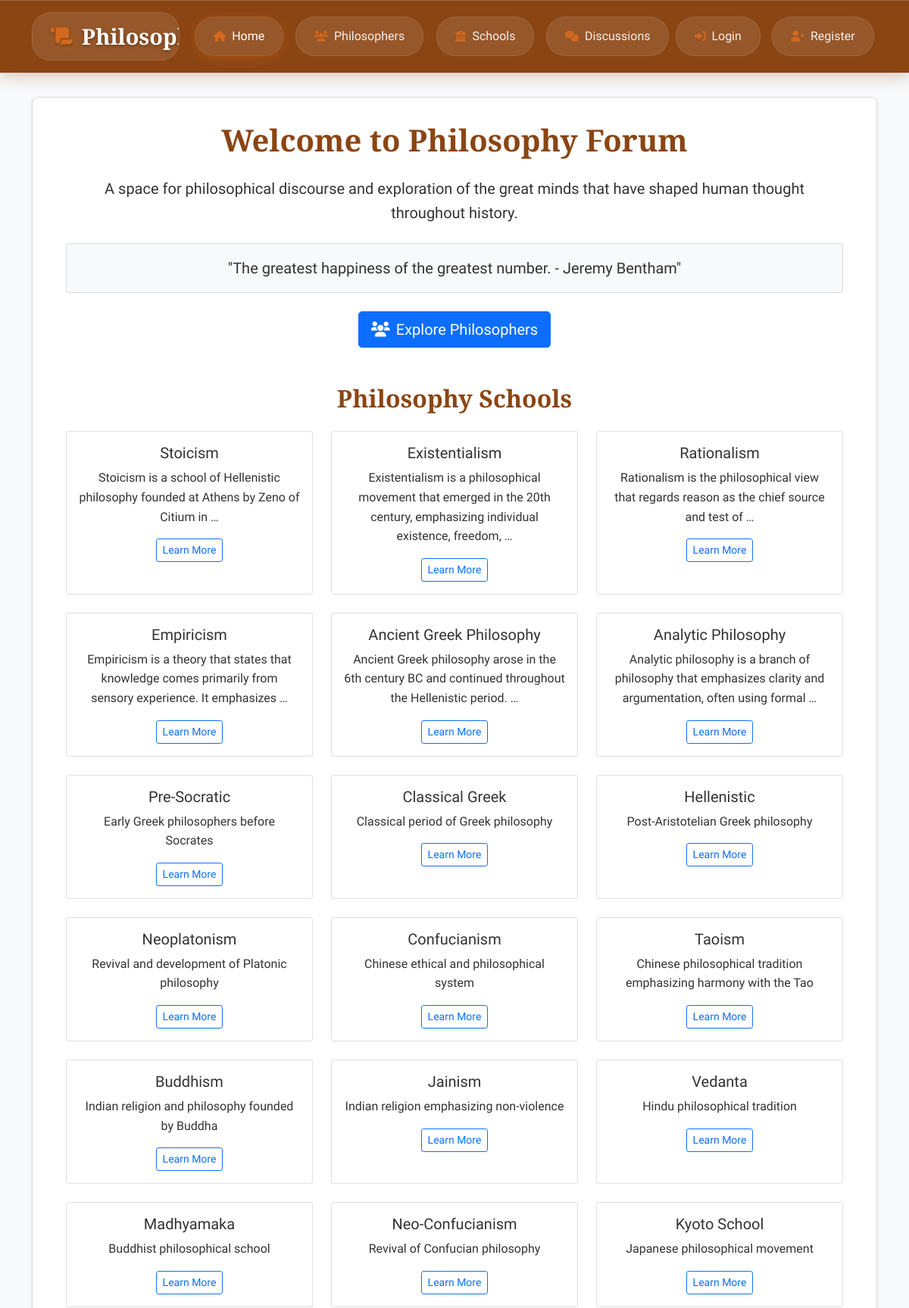
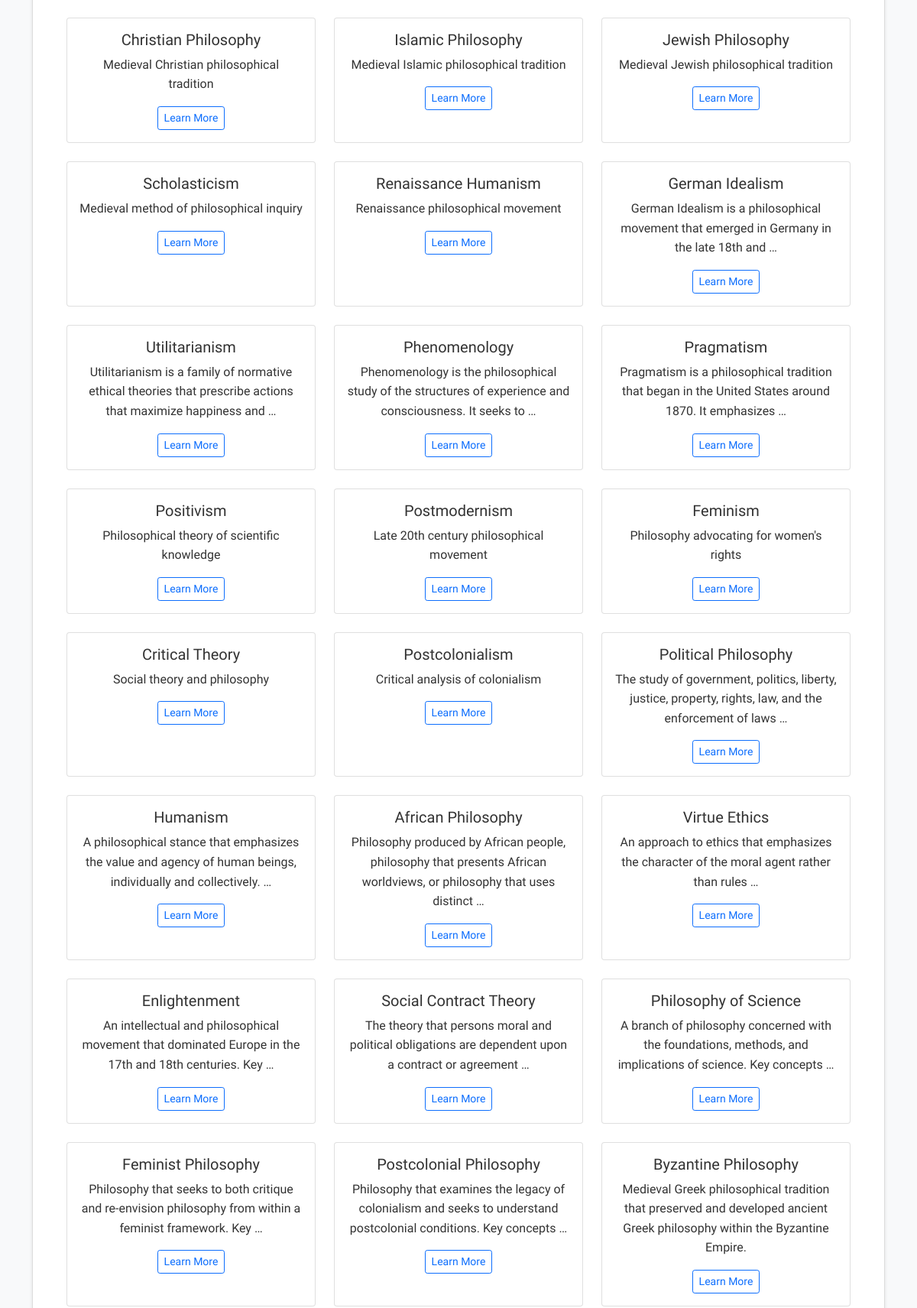
The page / (upper part) on the database its author committed (2 pictures, top to bottom).
### philosophers/models.py (models this page shows, shortened)
class PhilosophySchool(models.Model):
    name = models.CharField(max_length=100)
    description = models.TextField(blank=True)
    class Meta:
        verbose_name = "Philosophy School"
        verbose_name_plural = "Philosophy Schools"

### philosophers/views.py (the view)
# urls.py: path('', views.discussions_home, name='home'),
def home(request):
    quotes = [
        "The unexamined life is not worth living. - Socrates",
        "I think therefore I am. - René Descartes",
        "The life of man is solitary, poor, nasty, brutish, and short. - Thomas Hobbes",
        "Man is condemned to be free. - Jean-Paul Sartre",
        "God is dead. - Friedrich Nietzsche",
        "The greatest happiness of the greatest number. - Jeremy Bentham",
        "It is undesirable to be restrained by a constitution. - Diogenes",
        "The mind is furnished with ideas by experience alone. - John Locke",
        "To be is to be perceived. - George Berkeley",
        "Hell is other people. - Jean-Paul Sartre"
    ]
    schools = PhilosophySchool.objects.all()
    philosophers = Philosopher.objects.all()[:6]  # Limit to 6 for homepage
    context = {
        'quote': random.choice(quotes),
        'schools': schools,
        'philosophers': philosophers,
    }
    return render(request, 'philosophers/home.html', context)

### philosophers/models.py (called while the page is built)
    @property
    def lifespan(self):
        if self.birth_year and self.death_year:
            return f"{self.birth_year}-{self.death_year}"
        elif self.birth_year:
            return f"{self.birth_year}-present"
        else:
            return "Unknown"

### templates/philosophers/home.html (shortened to what this page needs)
{% extends 'base.html' %}
{% block content %}
<div class="container">
    <div class="text-center mb-5">
        <h1 class="vintage-header mb-4">Welcome to Philosophy Forum</h1>
        <p class="lead mb-4">
            A space for philosophical discourse and exploration of the great minds
            that have shaped human thought throughout history.
        </p>
        {% if quote %}
        <div class="card bg-light mb-4">
            <div class="card-body">
                <blockquote class="blockquote mb-0 text-center">
                    <p>"{{ quote }}"</p>
                </blockquote>
            </div>
        </div>
        {% endif %}
        <a href="{% url 'philosophers:philosopher_list' %}" class="btn btn-primary btn-lg">
            <i class="fas fa-users me-2"></i>Explore Philosophers
        </a>
    </div>
    <div class="mb-5">
        <h2 class="vintage-header text-center mb-4">Philosophy Schools</h2>
        <div class="row">
            {% for school in schools %}
            <div class="col-md-6 col-lg-4 mb-4">
                <div class="card h-100">
                    <div class="card-body text-center">
                        <h5 class="card-title">{{ school.name }}</h5>
                        <p class="card-text">{{ school.description|truncatewords:15 }}</p>
                        <a href="{% url 'philosophers:school_detail' school.pk %}" class="btn btn-outline-primary btn-sm">
                            Learn More
                        </a>
                    </div>
                </div>
            </div>
            {% endfor %}
        </div>
    </div>
</div>
{% endblock %}

### templates/base.html (shortened to what this page needs)
<!DOCTYPE html>
<html lang="en">
<head>
    <link href="https://cdn.jsdelivr.net/npm/bootstrap@5.1.3/dist/css/bootstrap.min.css" rel="stylesheet">
    <link href="https://cdnjs.cloudflare.com/ajax/libs/font-awesome/6.0.0/css/all.min.css" rel="stylesheet">
    {% load static %}
    <link rel="stylesheet" type="text/css" href="{% static 'css/style.css' %}">
    <link rel="stylesheet" type="text/css" href="{% static 'css/philosopher-images.css' %}">
    <link rel="stylesheet" type="text/css" href="{% static 'css/beautiful_footer.css' %}">
    <link rel="stylesheet" type="text/css" href="{% static 'css/beautiful_navbar.css' %}">
    <link rel="stylesheet" type="text/css" href="{% static 'css/performance_optimized.css' %}">
</head>
<body id="top">
    <nav class="navbar navbar-expand-lg">
        <div class="container">
            <a class="navbar-brand" href="{% url 'philosophers:home' %}">
                <i class="fas fa-scroll"></i>Philosophy Chat
            </a>
            <div class="collapse navbar-collapse" id="navbarNav">
                <ul class="navbar-nav me-auto">
                    <li class="nav-item">
                        <a class="nav-link" href="{% url 'philosophers:home' %}">
                            <i class="fas fa-home"></i>Home
                        </a>
                    </li>
                    <li class="nav-item">
                        <a class="nav-link" href="{% url 'philosophers:philosopher_list' %}">
                            <i class="fas fa-users"></i>Philosophers
                        </a>
                    </li>
                    <li class="nav-item">
                        <a class="nav-link" href="{% url 'philosophers:school_list' %}">
                            <i class="fas fa-university"></i>Schools
                        </a>
                    </li>
                    <li class="nav-item">
                        <a class="nav-link" href="{% url 'discussions:home' %}">
                            <i class="fas fa-comments"></i>Discussions
                        </a>
                    </li>
                </ul>
                <ul class="navbar-nav">
                    {% if user.is_authenticated %}
                    <li class="nav-item">
                        <a class="nav-link" href="{% url 'philosophers:profile' %}">
                            <i class="fas fa-user"></i>Profile
                        </a>
                    </li>
                    <li class="nav-item">
                        <a class="nav-link" href="{% url 'logout' %}">
                            <i class="fas fa-sign-out-alt"></i>Logout
                        </a>
                    </li>
                    {% else %}
                    <li class="nav-item">
                        <a class="nav-link" href="{% url 'login' %}">
                            <i class="fas fa-sign-in-alt"></i>Login
                        </a>
                    </li>
                    <li class="nav-item">
                        <a class="nav-link" href="{% url 'philosophers:register' %}">
                            <i class="fas fa-user-plus"></i>Register
                        </a>
                    </li>
                    {% endif %}
                </ul>
            </div>
        </div>
    </nav>
    <div class="container">
        <div class="main-content">
            {% block content %}
            {% endblock %}
        </div>
    </div>
</body>
</html>

### static/css/style.css (style rules this page uses)
body { background: #f8f9fa; color: #333; font-family: 'Georgia', serif; line-height: 1.6; margin: 0; padding: 0; }
.vintage-header { font-family: 'Playfair Display', serif; color: #8B4513; text-align: center; margin-bottom: 2rem; font-weight: 600; transition: color 0.3s ease; }
.navbar { background: white !important; border-bottom: 2px solid #8B4513; box-shadow: 0 2px 4px rgba(0,0,0,0.1); transition: box-shadow 0.3s ease; }
.navbar-brand { color: #8B4513 !important; font-family: 'Playfair Display', serif; font-weight: 700; transition: all 0.3s ease; }
.nav-link { color: #333 !important; font-weight: 500; transition: all 0.3s ease; border-radius: 4px; margin: 0 2px; }
.nav-link i { color: #8B4513; margin-right: 0.5rem; transition: transform 0.3s ease; }
.text-center { text-align: center; }
.mb-4 { margin-bottom: 1rem; }
.main-content { background: white; border: 1px solid #ddd; border-radius: 8px; padding: 2rem; margin: 2rem 0; box-shadow: 0 2px 4px rgba(0,0,0,0.1); transition: all 0.3s ease; }

### static/css/beautiful_navbar.css (style rules this page uses)
.navbar { background: linear-gradient(135deg, #8B4513 0%, #654321 50%, #8B4513 100%) !important; border-bottom: none !important; box-shadow: 0 4px 20px rgba(139, 69, 19, 0.3), inset 0 1px 0 rgba(255, 255, 255, 0.2) !important; padding: 1rem 0 !important; position: relative; overflow: hidden; }
.navbar::after { content: ''; position: absolute; bottom: 0; left: 0; right: 0; height: 3px; background: linear-gradient(90deg, transparent 0%, #D2691E 20%, #CD853F 50%, #D2691E 80%, transparent 100%); animation: navbarShimmer 3s ease-in-out infinite; }
.navbar::before { content: ''; position: absolute; top: 0; left: 0; right: 0; bottom: 0; background-image: radial-gradient(circle at 25% 25%, rgba(255,255,255,0.05) 2px, transparent 2px), radial-gradient(circle at 75% 75%, rgba(255,255,255,0.03) 1px, transparent 1px); background-size: 50px 50px, 30px 30px; z-index: 1; pointer-events: none; }
.navbar .container { position: relative; z-index: 2; }
.navbar-brand { font-family: 'Playfair Display', serif !important; font-weight: 700 !important; font-size: 1.8rem !important; color: white !important; text-shadow: 0 2px 4px rgba(0,0,0,0.3) !important; transition: all 0.4s cubic-bezier(0.25, 0.46, 0.45, 0.94) !important; position: relative; padding: 0.5rem 1.5rem !important; border-radius: 25px; background: rgba(255, 255, 255, 0.05); backdrop-filter: blur(10px); border: 1px solid rgba(255, 255, 255, 0.1); overflow: hidden; }
.navbar-brand::before { content: ''; position: absolute; top: 0; left: -100%; width: 100%; height: 100%; background: linear-gradient(90deg, transparent, rgba(255,255,255,0.1), transparent); transition: left 0.6s ease; }
.navbar-brand i { color: #D2691E !important; margin-right: 0.75rem !important; font-size: 1.6rem !important; filter: drop-shadow(0 2px 4px rgba(210, 105, 30, 0.4)); animation: navbarIconGlow 4s ease-in-out infinite; transition: all 0.3s ease; }
.navbar-nav { gap: 0.5rem; }
.nav-link { color: rgba(255, 255, 255, 0.9) !important; font-weight: 500 !important; font-size: 1rem !important; transition: all 0.4s cubic-bezier(0.25, 0.46, 0.45, 0.94) !important; padding: 0.75rem 1.5rem !important; border-radius: 25px !important; background: rgba(255, 255, 255, 0.05) !important; backdrop-filter: blur(10px); border: 1px solid rgba(255, 255, 255, 0.1); position: relative; overflow: hidden; margin: 0 0.25rem; }
.nav-link::before { content: ''; position: absolute; top: 0; left: -100%; width: 100%; height: 100%; background: linear-gradient(90deg, transparent, rgba(255,255,255,0.1), transparent); transition: left 0.6s ease; }
.nav-link i { color: #D2691E !important; margin-right: 0.5rem !important; font-size: 0.9rem !important; transition: all 0.3s ease; }
.nav-link.active { background: rgba(210, 105, 30, 0.3) !important; border-color: rgba(210, 105, 30, 0.4); color: white !important; box-shadow: 0 4px 15px rgba(210, 105, 30, 0.3); }
.navbar { animation: navbarSlideDown 0.8s ease-out; }

### rows shown on the page
PhilosophySchool: name "Stoicism", description "Stoicism is a school of Hellenistic philosophy founded at Athens by Zeno of Citium in …"
PhilosophySchool: name "Existentialism", description "Existentialism is a philosophical movement that emerged in the 20th century, emphasizing individual existence, freedom, …"
PhilosophySchool: name "Rationalism", description "Rationalism is the philosophical view that regards reason as the chief source and test of …"
PhilosophySchool: name "Empiricism", description "Empiricism is a theory that states that knowledge comes primarily from sensory experience. It emphasizes …"
PhilosophySchool: name "Ancient Greek Philosophy", description "Ancient Greek philosophy arose in the 6th century BC and continued throughout the Hellenistic period. …"
PhilosophySchool: name "Analytic Philosophy", description "Analytic philosophy is a branch of philosophy that emphasizes clarity and argumentation, often using formal …"
PhilosophySchool: name "Pre-Socratic", description "Early Greek philosophers before Socrates"
PhilosophySchool: name "Classical Greek", description "Classical period of Greek philosophy"
PhilosophySchool: name "Hellenistic", description "Post-Aristotelian Greek philosophy"
PhilosophySchool: name "Neoplatonism", description "Revival and development of Platonic philosophy"
PhilosophySchool: name "Confucianism", description "Chinese ethical and philosophical system"
PhilosophySchool: name "Taoism", description "Chinese philosophical tradition emphasizing harmony with the Tao"
PhilosophySchool: name "Buddhism", description "Indian religion and philosophy founded by Buddha"
PhilosophySchool: name "Jainism", description "Indian religion emphasizing non-violence"
PhilosophySchool: name "Vedanta", description "Hindu philosophical tradition"
PhilosophySchool: name "Madhyamaka", description "Buddhist philosophical school"
PhilosophySchool: name "Neo-Confucianism", description "Revival of Confucian philosophy"
PhilosophySchool: name "Kyoto School", description "Japanese philosophical movement"
PhilosophySchool: name "Christian Philosophy", description "Medieval Christian philosophical tradition"
PhilosophySchool: name "Islamic Philosophy", description "Medieval Islamic philosophical tradition"
PhilosophySchool: name "Jewish Philosophy", description "Medieval Jewish philosophical tradition"
PhilosophySchool: name "Scholasticism", description "Medieval method of philosophical inquiry"
PhilosophySchool: name "Renaissance Humanism", description "Renaissance philosophical movement"
PhilosophySchool: name "German Idealism", description "German Idealism is a philosophical movement that emerged in Germany in the late 18th and …"
PhilosophySchool: name "Utilitarianism", description "Utilitarianism is a family of normative ethical theories that prescribe actions that maximize happiness and …"
PhilosophySchool: name "Phenomenology", description "Phenomenology is the philosophical study of the structures of experience and consciousness. It seeks to …"
PhilosophySchool: name "Pragmatism", description "Pragmatism is a philosophical tradition that began in the United States around 1870. It emphasizes …"
PhilosophySchool: name "Positivism", description "Philosophical theory of scientific knowledge"
PhilosophySchool: name "Postmodernism", description "Late 20th century philosophical movement"
PhilosophySchool: name "Feminism", description "Philosophy advocating for women's rights"
PhilosophySchool: name "Critical Theory", description "Social theory and philosophy"
PhilosophySchool: name "Postcolonialism", description "Critical analysis of colonialism"
PhilosophySchool: name "Political Philosophy", description "The study of government, politics, liberty, justice, property, rights, law, and the enforcement of laws …"
PhilosophySchool: name "Humanism", description "A philosophical stance that emphasizes the value and agency of human beings, individually and collectively. …"
PhilosophySchool: name "African Philosophy", description "Philosophy produced by African people, philosophy that presents African worldviews, or philosophy that uses distinct …"
PhilosophySchool: name "Virtue Ethics", description "An approach to ethics that emphasizes the character of the moral agent rather than rules …"
PhilosophySchool: name "Enlightenment", description "An intellectual and philosophical movement that dominated Europe in the 17th and 18th centuries. Key …"
PhilosophySchool: name "Social Contract Theory", description "The theory that persons moral and political obligations are dependent upon a contract or agreement …"
PhilosophySchool: name "Philosophy of Science", description "A branch of philosophy concerned with the foundations, methods, and implications of science. Key concepts …"
PhilosophySchool: name "Feminist Philosophy", description "Philosophy that seeks to both critique and re-envision philosophy from within a feminist framework. Key …"
PhilosophySchool: name "Postcolonial Philosophy", description "Philosophy that examines the legacy of colonialism and seeks to understand postcolonial conditions. Key concepts …"
PhilosophySchool: name "Byzantine Philosophy", description "Medieval Greek philosophical tradition that preserved and developed ancient Greek philosophy within the Byzantine Empire."
